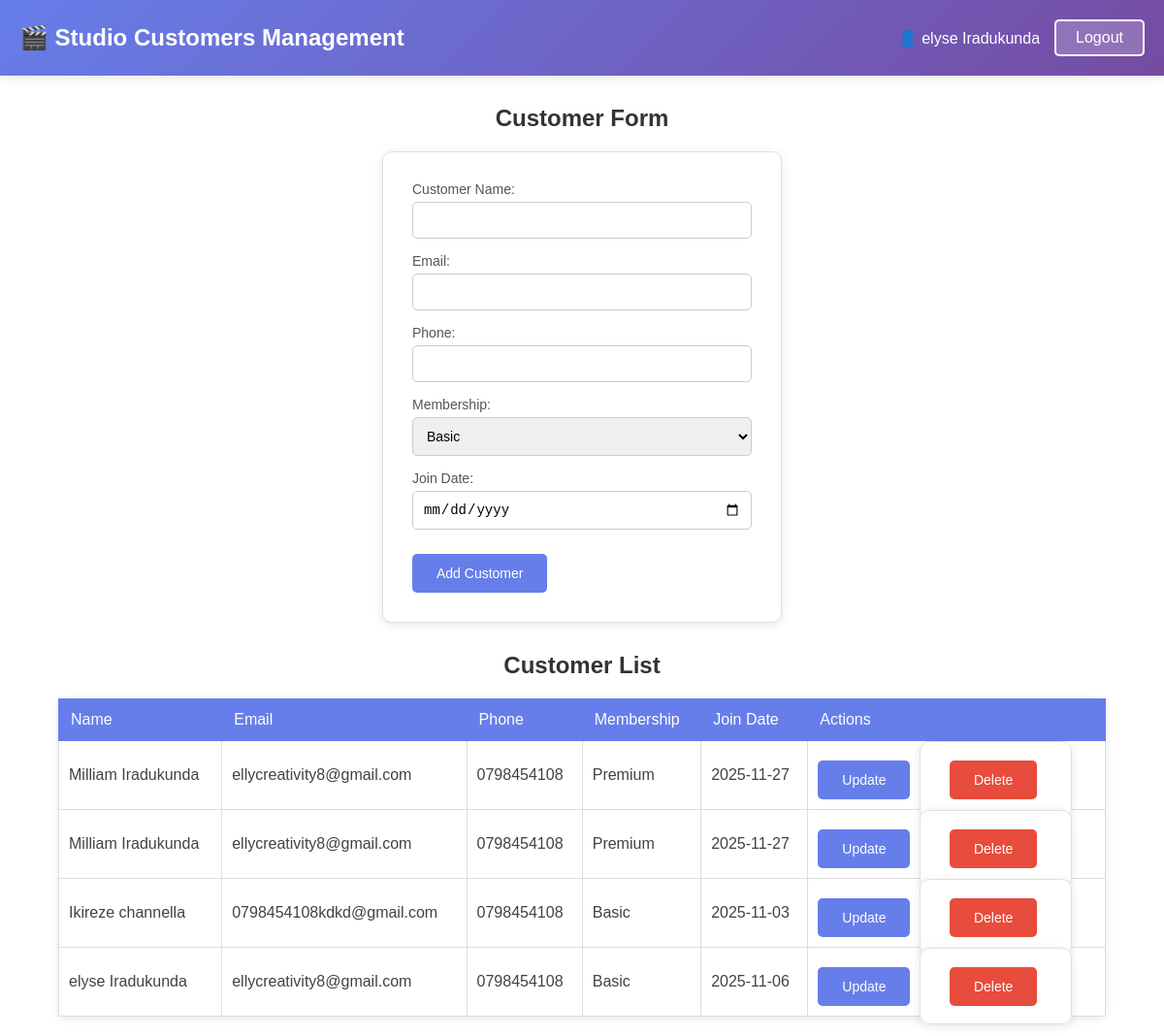
Screenshot of /assignments/index.php (signed in) with the database file from the repository.
### tables this page shows
CREATE TABLE `customers` (
  `cname` varchar(25) NOT NULL,
  `email` varchar(40) NOT NULL,
  `phone` varchar(255) NOT NULL,
  `membership` varchar(10) NOT NULL,
  `join_date` date NOT NULL,
  `cid` int(11) NOT NULL
);

### assignments/index.php (the view, shortened to what this page needs)
<?php
$connect = mysqli_connect('localhost', 'root', '', 'studio_db');
$cname = $email = $phone = $membership = $join_date = "";
$edit_name = null;
$result = mysqli_query($connect, "SELECT * FROM customers");
?>
<!DOCTYPE html>
<html>
<head>
</head>
<body>
<div class="header">
    <h1>🎬 Studio Customers Management</h1>
    <div class="user-info">
        <span class="user-name">👤 <?php echo htmlspecialchars($_SESSION['full_name']); ?></span>
        <a href="?logout=true" class="logout-btn">Logout</a>
    </div>
</div>
<h2>Customer Form</h2>
<form action="#" method="POST">
    <label for="customer_name">Customer Name:</label>
    <input type="text" id="customer_name" name="cname" required value="<?php echo htmlspecialchars($cname); ?>">
    <label for="email">Email:</label>
    <input type="email" id="email" name="email" required value="<?php echo htmlspecialchars($email); ?>">
    <label for="phone">Phone:</label>
    <input type="text" id="phone" name="phone" required value="<?php echo htmlspecialchars($phone); ?>">
    <label for="membership">Membership:</label>
    <select id="membership" name="membership">
        <option value="Basic" <?php if($membership=="Basic") echo "selected";?>>Basic</option>
    </select>
    <label for="join_date">Join Date:</label>
    <input type="date" id="join_date" name="join_date" required value="<?php echo htmlspecialchars($join_date); ?>">
    <?php if($edit_name): ?>
        <button type="submit" name="update">Update Customer</button>
    <?php else: ?>
        <button type="submit" name="add">Add Customer</button>
    <?php endif; ?>
</form>
<h2>Customer List</h2>
<?php if(mysqli_num_rows($result) > 0): ?>
    <table>
        <tr>
            <th>Name</th>
            <th>Email</th>
            <th>Phone</th>
            <th>Membership</th>
            <th>Join Date</th>
            <th>Actions</th>
        </tr>
        <?php while($row = mysqli_fetch_assoc($result)): ?>
            <tr>
                <td><?php echo htmlspecialchars($row['cname']); ?></td>
                <td><?php echo htmlspecialchars($row['email']); ?></td>
                <td><?php echo htmlspecialchars($row['phone']); ?></td>
                <td><?php echo htmlspecialchars($row['membership']); ?></td>
                <td><?php echo htmlspecialchars($row['join_date']); ?></td>
                <td>
                    <a href="?edit=<?php echo urlencode($row['cname']);?>"><button type="button">Update</button></a>
                    <form method="POST" style="display:inline;">
                        <button type="submit" name="delete" onclick="return confirm('Are you sure?')">Delete</button>
                    </form>
                </td>
            </tr>
        <?php endwhile; ?>
    </table>
<?php else: ?>
    <p style="text-align:center;">No customers found.</p>
<?php endif; ?>
</body>
</html>

### assignments/index.php (style rules this page uses)
body { background-color: white; font-family: Arial, sans-serif; margin: 0; padding: 0; }
.header { background: linear-gradient(135deg, #667eea 0%, #764ba2 100%); color: white; padding: 20px; display: flex; justify-content: space-between; align-items: center; box-shadow: 0 2px 10px rgba(0,0,0,0.1); }
.header h1 { margin: 0; font-size: 24px; }
.user-info { display: flex; align-items: center; gap: 15px; }
.user-name { font-weight: 500; }
.logout-btn { padding: 8px 20px; background-color: rgba(255,255,255,0.2); border: 2px solid white; color: white; border-radius: 5px; cursor: pointer; text-decoration: none; font-weight: 500; transition: background-color 0.3s; }
form, table { background-color: white; padding: 30px; border-radius: 10px; margin: 20px auto; width: 350px; box-shadow: 0 2px 10px rgba(0,0,0,0.1); border: 1px solid #e0e0e0; }
label { color: #555; font-weight: 500; display: block; margin-bottom: 5px; font-size: 14px; }
input, select { width: 100%; padding: 10px; margin-bottom: 15px; border-radius: 5px; border: 1px solid #ccc; font-size: 14px; box-sizing: border-box; }
button { padding: 12px 25px; margin: 10px 5px 0 0; border: none; border-radius: 5px; background-color: #667eea; color: white; cursor: pointer; font-size: 14px; font-weight: 500; transition: background-color 0.3s; }
button[name="delete"] { background-color: #e74c3c; }
table { width: 90%; border-collapse: collapse; background-color: white; }
th { background-color: #667eea; color: white; border: 1px solid #667eea; padding: 12px; text-align: left; font-weight: 500; }
td { border: 1px solid #ddd; padding: 10px; text-align: left; background-color: white; color: #424242; }
h2 { text-align: center; color: #333; font-weight: 600; margin: 30px 0 10px 0; }

### rows the page displays
customers: cname "Milliam Iradukunda", email "ellycreativity8@gmail.com", phone "0798454108", membership "Premium", join_date "2025-11-27"
customers: cname "Milliam Iradukunda", email "ellycreativity8@gmail.com", phone "0798454108", membership "Premium", join_date "2025-11-27"
customers: cname "Ikireze channella", email "0798454108kdkd@gmail.com", phone "0798454108", membership "Basic", join_date "2025-11-03"
customers: cname "elyse Iradukunda", email "ellycreativity8@gmail.com", phone "0798454108", membership "Basic", join_date "2025-11-06"

### other values shown
$_SESSION['full_name'] "elyse Iradukunda"
